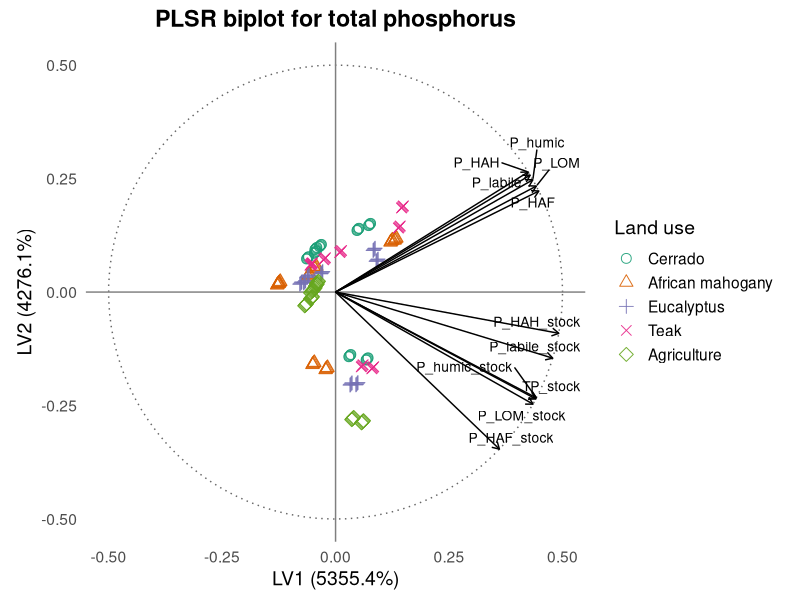

Reproduce this figure in R. (Note: this script raises an error after producing the figure.)
# Carregar pacotes
library(pls)
library(ggplot2)
library(ggrepel)
library(dplyr)
library(readxl)
library(tidyr)


rm(list = ls())     
gc()

# Carregar dados
dados <- read_excel("../banco_dados.xlsx", sheet = "DADOS") %>% na.omit()
names(dados) <- trimws(names(dados))  # Corrigir espaços nos nomes

# Variáveis preditoras relacionadas ao fósforo (P)
variaveis_P <- c(
  "PLabil", "PMOL", "PTAF", "PTAH", "PTHum",
  "EstPT", "EstPLabil", "EstPMOL", "EstPAF", "EstPAH", "EstPTHum"
)
X <- dados %>% select(all_of(variaveis_P))
Y_PT <- dados$PT
grupo <- factor(dados$Amb, levels = 1:5,
                labels = c("Cerrado", "African mahogany", "Eucalyptus", "Teak", "Agriculture"))

# Rodar PLSR
modelo <- plsr(Y_PT ~ ., data = X, ncomp = 2, validation = "LOO")
expl_x <- explvar(modelo)[1:2] * 100
label_x <- paste0("LV1 (", round(expl_x[1], 1), "%)")
label_y <- paste0("LV2 (", round(expl_x[2], 1), "%)")



# Scores
scores_df <- as.data.frame(scores(modelo)[, 1:2])
colnames(scores_df) <- c("LV1", "LV2")
scores_df <- scores_df %>%
  mutate(
    LV1 = LV1 * 4,
    LV2 = LV2 * 4
  )
colnames(scores_df) <- c("LV1", "LV2")
scores_df$Amb <- grupo

# Loadings normalizados
loadings_raw <- loadings(modelo)[, 1:2]
loadings_scaled <- sweep(loadings_raw, 1, sqrt(rowSums(loadings_raw^2)), FUN = "/")
loadings_df <- as.data.frame(loadings_scaled)
colnames(loadings_df) <- c("LV1", "LV2")
loadings_df$var <- rownames(loadings_df)
label_map_p <- c(
  "PLabil" = "P_labile",
  "PMOL" = "P_LOM",
  "PTAF" = "P_HAF",
  "PTAH" = "P_HAH",
  "PTHum" = "P_humic",
  "EstPT" = "TP_stock",
  "EstPLabil" = "P_labile_stock",
  "EstPMOL" = "P_LOM_stock",
  "EstPAF" = "P_HAF_stock",
  "EstPAH" = "P_HAH_stock",
  "EstPTHum" = "P_humic_stock"
)
loadings_df$label <- dplyr::recode(loadings_df$var, !!!label_map_p, .default = loadings_df$var)

# Escalar os loadings para caber no raio de 1.2
escala_setas <- 0.5
loadings_df$LV1 <- loadings_df$LV1 * escala_setas
loadings_df$LV2 <- loadings_df$LV2 * escala_setas

# Círculo de correlação ajustado (raio = 1.2)
circle <- data.frame(
  x = cos(seq(0, 2 * pi, length.out = 100)) * escala_setas,
  y = sin(seq(0, 2 * pi, length.out = 100)) * escala_setas
)

# Gráfico PLSR com ajustes visuais
biplot_pt <- ggplot() +
  geom_path(data = circle, aes(x = x, y = y),
            linetype = "dotted", color = "gray40") +
  geom_hline(yintercept = 0, color = "gray50") +
  geom_vline(xintercept = 0, color = "gray50") +
  geom_point(data = scores_df, aes(x = LV1, y = LV2, shape = Amb, color = Amb),
             size = 3, alpha = 0.9) +
  geom_segment(data = loadings_df,
               aes(x = 0, y = 0, xend = LV1, yend = LV2),
               arrow = arrow(length = unit(0.2, "cm")), color = "black") +
  geom_text_repel(data = loadings_df,
                  aes(x = LV1, y = LV2, label = label), size = 3.5) +
  coord_fixed(xlim = c(-0.5, 0.5), ylim = c(-0.5, 0.5)) +
  scale_color_brewer(palette = "Dark2") +
  scale_shape_manual(values = 1:5) +
  labs(
    title = "PLSR biplot for total phosphorus",
    x = label_x, 
    y = label_y, 
    color = "Land use", 
    shape = "Land use"
  ) +
  theme_minimal(base_size = 14) +
  theme(
    panel.grid = element_blank(), 
    legend.position = "right",
    plot.title = element_text(face = "bold", hjust = 0.5)
  )

print(biplot_pt)

# Exportar biplot
ggsave("../../2-FIGURAS/biplot_plsr_pt.png", plot = biplot_pt, width = 10, height = 8, dpi = 300)


# TABELA 1 – Estatísticas descritivas
tabela_descr <- X %>%
  summarise_all(list(
    media = mean, sd = sd, min = min, max = max,
    cv = ~ 100 * sd(.) / mean(.)
  )) %>%
  pivot_longer(cols = everything(),
               names_to = c("Variável", ".value"),
               names_sep = "_")

# TABELA 2 – Variância explicada acumulada
r2 <- R2(modelo, estimate = "train")
r2y <- round(100 * r2$val[1, 1, c("1 comps", "2 comps")], 2)
expl_x <- round(explvar(modelo)[1:2] * 100, 2)
tabela_r2 <- data.frame(
  Componente = c("LV1", "LV2"),
  R2X_acum = expl_x,
  R2Y_acum = r2y
)

# TABELA 3 – Loadings
tabela_loadings <- as.data.frame(loadings(modelo)[, 1:2])
colnames(tabela_loadings) <- c("LV1", "LV2")
tabela_loadings$Variável <- rownames(tabela_loadings)
tabela_loadings <- tabela_loadings[, c("Variável", "LV1", "LV2")]

# TABELA 4 – VIP scores
vip_pls <- function(object) {
  SS <- c(object$Yloadings[, 1]^2) * colSums(object$scores^2)
  W <- object$loading.weights
  p <- nrow(W)
  h <- ncol(object$scores)
  VIP <- rep(0, p)
  for (j in 1:p) {
    weight_sq <- W[j, ]^2
    VIP[j] <- sqrt(p * sum(SS * weight_sq) / sum(SS))
  }
  names(VIP) <- rownames(W)
  return(VIP)
}
vip_scores <- vip_pls(modelo)
tabela_vip <- data.frame(
  Variável = names(vip_scores),
  VIP = round(vip_scores, 3)
) %>% arrange(desc(VIP))

# Gráfico de VIP
grafico_vip_pt <- ggplot(tabela_vip, aes(x = reorder(Variável, VIP), y = VIP)) +
  geom_segment(aes(xend = Variável, y = 0, yend = VIP), color = "blue", size = 0.7) +
  geom_point(color = "blue", size = 2.5) +
  geom_hline(yintercept = 0.8, linetype = "dashed", color = "black") +
  labs(
    title = "Variable importance according to VIP (Wold criterion)",
    x = "Predictor variables",
    y = "VIP Score"
  ) +
  theme_minimal(base_size = 14) +
  theme(axis.text.x = element_text(angle = 45, hjust = 1),
        plot.title = element_text(face = "bold", hjust = 0.5))

print(grafico_vip_pt)

# Exportar gráfico VIP
ggsave("../../2-FIGURAS/vip_pt.png", plot = grafico_vip_pt, width = 10, height = 8, dpi = 300)

# Exibir tabelas no console
print("TABELA 1 – Estatísticas descritivas:")
print(tabela_descr, digits = 3)
print("TABELA 2 – Variância explicada:")
print(tabela_r2)
print("TABELA 3 – Loadings das variáveis:")
print(tabela_loadings, digits = 3)
print("TABELA 4 – VIP (Critério de Wold):")
print(tabela_vip)

# Exportar tabela VIP
write.csv(tabela_vip, "../../5-GRAFICOS/tabela_vip_pt.csv", row.names = FALSE)




# ==========================
# FIGURA 4 – Y observado vs. Y predito
# ==========================

# Previsões do modelo com Y_PT
y_pred <- predict(modelo, ncomp = 2)
df_pred <- data.frame(
  Observado = Y_PT,
  Predito = y_pred[, , 1],
  LandUse = grupo
)

# Criar linha de tendência
modelo_lm <- lm(Predito ~ Observado, data = df_pred)
linha_trend <- data.frame(
  Observado = seq(min(df_pred$Observado), max(df_pred$Observado), length.out = 100)
)
linha_trend$Predito <- predict(modelo_lm, newdata = linha_trend)

# Gráfico final
grafico_pred_pt <- ggplot(df_pred, aes(x = Observado, y = Predito)) +
  geom_point(aes(fill = LandUse), shape = 21, color = "black", size = 3, stroke = 1) +
  geom_line(data = linha_trend, aes(x = Observado, y = Predito), color = "black", linewidth = 1) +
  scale_fill_brewer(palette = "Dark2") +
  labs(
    title = "Observed versus predicted total phosphorus (PLSR)",
    x = "Observed PT",
    y = "Predicted PT",
    fill = "Land use"
  ) +
  theme_minimal(base_size = 14) +
  theme(
    legend.position = "right",
    plot.title = element_text(face = "bold", hjust = 0.5)
  )

print(grafico_pred_pt)

# Exportar gráfico de predição
ggsave("../../2-FIGURAS/predicoes_pt.png", plot = grafico_pred_pt, width = 10, height = 8, dpi = 300)

       
# ==========================
# FIGURA 5 – Resíduos vs. Y predito
# ==========================
residuos <- Y_PT - y_pred[, , 1]
df_resid <- data.frame(Predito = y_pred[, , 1], Residual = residuos)

grafico_resid_pt <- ggplot(df_resid, aes(x = Predito, y = Residual)) +
  geom_point(alpha = 0.7) +
  geom_hline(yintercept = 0, linetype = "dashed", color = "gray50") +
  labs(
    title = "Residuals versus predicted values for total phosphorus (PLSR)",
    x = "Predicted PT",
    y = "Residual"
  ) +
  theme_minimal(base_size = 14)

print(grafico_resid_pt)

# Exportar gráfico de resíduos
ggsave("../../2-FIGURAS/residuos_pt.png", plot = grafico_resid_pt, width = 10, height = 8, dpi = 300)
